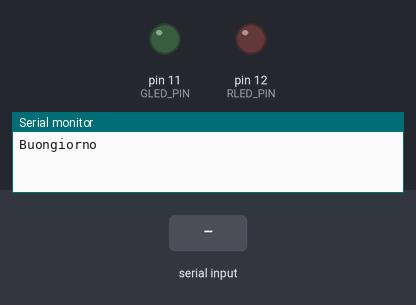
A sketch run on a simulated Arduino Uno, built with avr-gcc and run on an emulated ATmega328P. On the bench: output pins drawn as LEDs (lit = HIGH), the last lines printed to the serial monitor. Inputs (shaded band) come from the test bench.

Above: at 2.5 s.
2.6 s: "2" received over Serial
At 5.3 s:
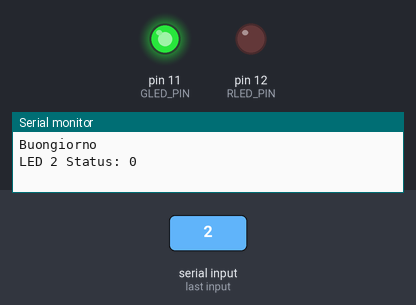
5.6 s: "1" received over Serial
At 10.2 s:
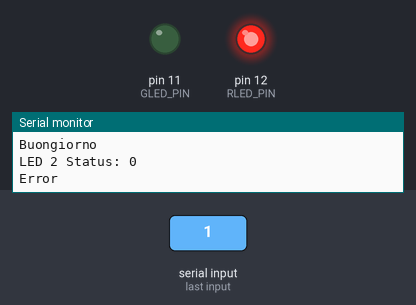
Timing chart, 0 to 13.5 s (numbered marks = the images above; inputs shaded):
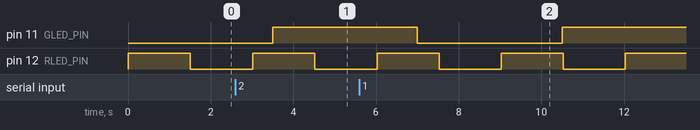

Measured:
- by itself, pin 12 (RLED_PIN): alternates HIGH for 1.5 s and LOW for 1.5 s

The sketch:

blik_2led_serial.ino
```cpp
#include <TimerOne.h>
/*impostare volatile le variabili modificate da interrupt*/
const int RLED_PIN = 12;
const int GLED_PIN = 11;

const float R_HALF_PERIOD = 1.5;
const float G_HALF_PERIOD = 3.5;

volatile int greenLedState = LOW;
int redLedState = LOW;

void blinkGreen()
{
  greenLedState = !greenLedState;
  digitalWrite(GLED_PIN, greenLedState);
}

void serialPrintStatus(){
  if(Serial.available() > 0){
    int inByte = Serial.read();//legge seriale
    if(inByte == '2')//richiesto stato del led verde
    {
      Serial.print("LED 2 Status: ");
      Serial.println(greenLedState);
    }
    else if(inByte == '3')//richiesto stato led rosso
    {

      Serial.print("LED 3 Status: ");
      Serial.println(redLedState);
    }
    else//comando errato
      Serial.println("Error");

     Serial.flush();//pulisco seriale
  }
}

void setup() {
  Serial.begin(9600);
  while(!Serial);//avvio seriale e attendo che sia pronta
  Serial.println("Buongiorno");
  pinMode(RLED_PIN, OUTPUT);
  pinMode(GLED_PIN, OUTPUT);//abilito i due pin come uscita dei led
  Timer1.initialize(G_HALF_PERIOD * 1e06);//inizializzo il timer
  Timer1.attachInterrupt(blinkGreen);//attacco interrupt al timer per far brillare il led verde

}

void loop() {
   redLedState = !redLedState;
  digitalWrite(RLED_PIN, redLedState);
  delay(R_HALF_PERIOD * 1e03);
  serialPrintStatus();

}
```
